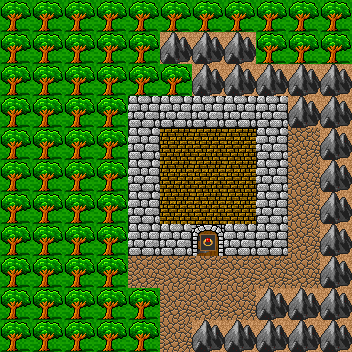

This game map was drawn from its Tiled (.tmx) file and the tilesets committed beside it. A one-line description and the trimmed map source follow:
An orthogonal 11x11 tile map with 32x32 px tiles, 1 tile layer (Слой тайлов 1).

<map version="1.5" tiledversion="1.7.2" orientation="orthogonal" renderorder="right-down" width="11" height="11" tilewidth="32" tileheight="32" infinite="0" nextlayerid="4" nextobjectid="1">
 <tileset firstgid="1" source="test_tileset.tsx" />
 <layer id="1" name="Слой тайлов 1" width="11" height="11">
  <data>[121 cells, 121 non-empty, 6 distinct tile ids]</data>
 </layer>
</map>
